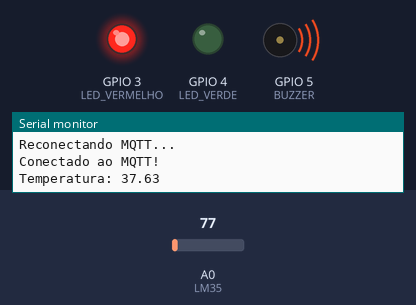
This sketch was run on a simulated ESP8266 (NodeMCU). On the bench: output pins drawn as LEDs (lit = HIGH), buzzer (waves = sounding, pin HIGH), the last lines printed to the serial monitor. Inputs (shaded band) come from the test bench; at power-on: A0 (LM35) = 77. WiFi joins after 1.5 s; servers stay silent unless stated; no MQTT or app messages arrive unless stated.

Above: at 2.7 s.
2.8 s: A0 (LM35) set to 73
At 4.8 s:
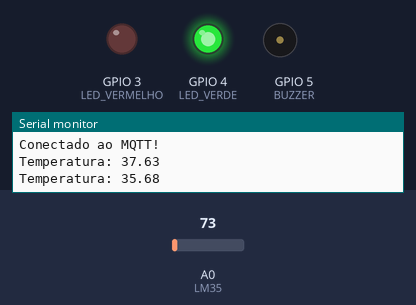
5.5 s: A0 (LM35) set to 92
At 6.4 s:
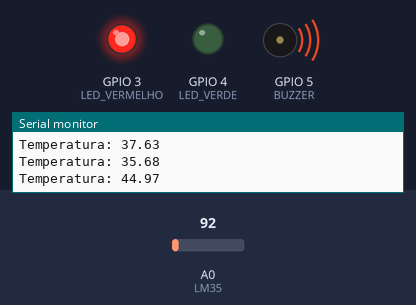
8.2 s: A0 (LM35) set to 46
At 10.7 s:
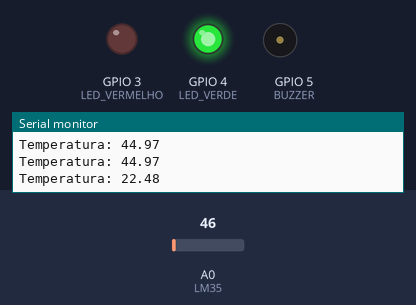
Timing chart, 0 to 12.2 s (numbered marks = the images above; inputs shaded):
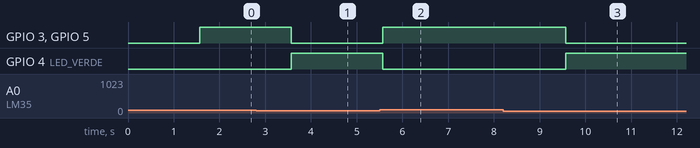

Measured:
- the behaviour switches between 77 and 76 on A0 (LM35) (found by bisection; images 0 and 1)
- after the input at 2.8 s, GPIO 3 (LED_VERMELHO): HIGH → LOW after 0.76 s; GPIO 4 (LED_VERDE): LOW → HIGH after 0.76 s; GPIO 5 (BUZZER): HIGH → LOW after 0.77 s
- after the input at 5.5 s, GPIO 3 (LED_VERMELHO), GPIO 5 (BUZZER): LOW → HIGH after 0.07 s; GPIO 4 (LED_VERDE): HIGH → LOW after 0.07 s
- after the input at 8.2 s, GPIO 3 (LED_VERMELHO), GPIO 5 (BUZZER): HIGH → LOW after 1.4 s; GPIO 4 (LED_VERDE): LOW → HIGH after 1.4 s

The sketch:

temperatura_mqtt.ino
```cpp
#include <ESP8266WiFi.h>
#include <PubSubClient.h>

#define LM35 A0
#define LED_VERMELHO 3
#define LED_VERDE 4
#define BUZZER 5

// ======= Configurações de Wi-Fi =======
const char* ssid = "SEU_WIFI";
const char* password = "SENHA_WIFI";

// ======= Configurações de MQTT =======
const char* mqtt_server = "test.mosquitto.org";
WiFiClient espClient;
PubSubClient client(espClient);

// ======= Função para conectar ao Wi-Fi =======
void setup_wifi() {
  delay(10);
  Serial.println();
  Serial.print("Conectando a ");
  Serial.println(ssid);
  WiFi.begin(ssid, password);

  while (WiFi.status() != WL_CONNECTED) {
    delay(500);
    Serial.print(".");
  }

  Serial.println("");
  Serial.println("WiFi conectado!");
  Serial.println(WiFi.localIP());
}

// ======= Setup =======
void setup() {
  Serial.begin(115200);
  pinMode(LED_VERMELHO, OUTPUT);
  pinMode(LED_VERDE, OUTPUT);
  pinMode(BUZZER, OUTPUT);

  setup_wifi();
  client.setServer(mqtt_server, 1883);
}

// ======= Função principal =======
void loop() {
  if (!client.connected()) {
    Serial.println("Reconectando MQTT...");
    while (!client.connected()) {
      if (client.connect("ArduinoClient")) {
        Serial.println("Conectado ao MQTT!");
      } else {
        delay(2000);
      }
    }
  }

  client.loop();

  float valor = analogRead(LM35);
  float temperatura = (valor * 5.0 / 1023.0) * 100.0;

  Serial.print("Temperatura: ");
  Serial.println(temperatura);

  // Publica no tópico
  char msg[50];
  sprintf(msg, "%.2f", temperatura);
  client.publish("adriana/temperatura", msg);

  // Controle dos atuadores
  if (temperatura >= 37.5) {
    digitalWrite(LED_VERMELHO, HIGH);
    digitalWrite(BUZZER, HIGH);
    digitalWrite(LED_VERDE, LOW);
  } else {
    digitalWrite(LED_VERDE, HIGH);
    digitalWrite(LED_VERMELHO, LOW);
    digitalWrite(BUZZER, LOW);
  }

  delay(2000); // leitura a cada 2 segundos
}
```
